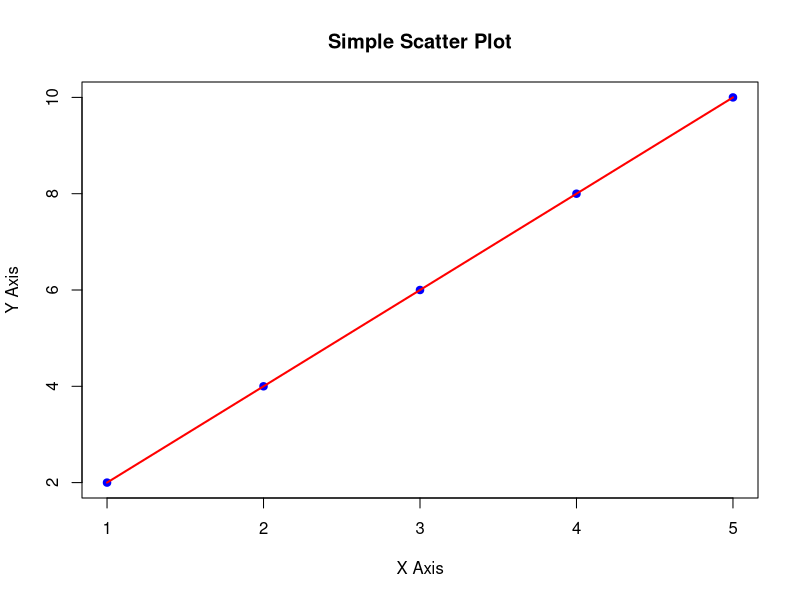

Recreate this plot in R.
# Example datasets
x <- c(1, 2, 3, 4, 5)
y <- c(2, 4, 6, 8, 10)

# Create the plot
plot(x, y, 
     main="Simple Scatter Plot", 
     xlab="X Axis", 
     ylab="Y Axis", 
     pch=19,       # Point type
     col="blue")   # Point color

# Add a line connecting the points (optional)
lines(x, y, col="red", lwd=2)
